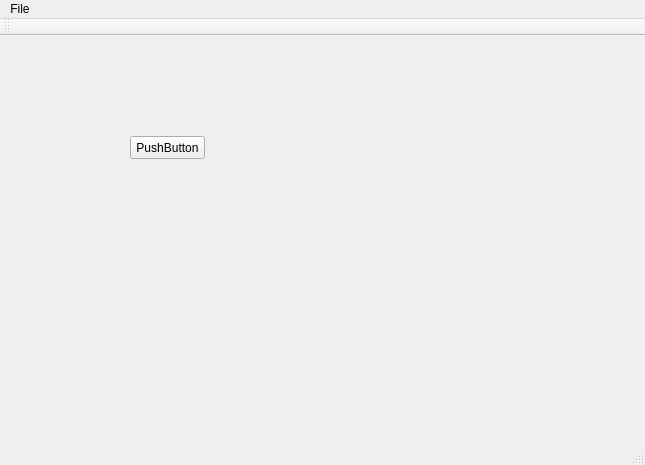
<?xml version="1.0" encoding="UTF-8"?>
<ui version="4.0">
 <class>MainWindow</class>
 <widget class="QMainWindow" name="MainWindow">
  <property name="geometry">
   <rect>
    <x>0</x>
    <y>0</y>
    <width>645</width>
    <height>465</height>
   </rect>
  </property>
  <property name="windowTitle">
   <string>MainWindow</string>
  </property>
  <widget class="QWidget" name="centralWidget">
   <widget class="QPushButton" name="pushButton">
    <property name="geometry">
     <rect>
      <x>130</x>
      <y>100</y>
      <width>75</width>
      <height>23</height>
     </rect>
    </property>
    <property name="text">
     <string>PushButton</string>
    </property>
   </widget>
  </widget>
  <widget class="QMenuBar" name="menuBar">
   <property name="geometry">
    <rect>
     <x>0</x>
     <y>0</y>
     <width>645</width>
     <height>21</height>
    </rect>
   </property>
   <widget class="QMenu" name="menuFile">
    <property name="title">
     <string>File</string>
    </property>
   </widget>
   <addaction name="menuFile"/>
  </widget>
  <widget class="QToolBar" name="mainToolBar">
   <attribute name="toolBarArea">
    <enum>TopToolBarArea</enum>
   </attribute>
   <attribute name="toolBarBreak">
    <bool>false</bool>
   </attribute>
  </widget>
  <widget class="QStatusBar" name="statusBar"/>
 </widget>
 <layoutdefault spacing="6" margin="11"/>
 <resources/>
 <connections/>
</ui>
